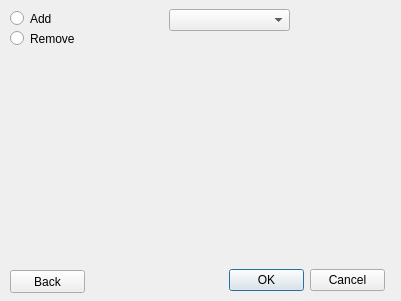
<?xml version="1.0" encoding="UTF-8"?>
<ui version="4.0">
 <class>addRemove</class>
 <widget class="QWidget" name="addRemove">
  <property name="geometry">
   <rect>
    <x>0</x>
    <y>0</y>
    <width>401</width>
    <height>301</height>
   </rect>
  </property>
  <property name="windowTitle">
   <string>addRemove</string>
  </property>
  <widget class="QRadioButton" name="radioAdd">
   <property name="geometry">
    <rect>
     <x>10</x>
     <y>10</y>
     <width>82</width>
     <height>17</height>
    </rect>
   </property>
   <property name="text">
    <string>Add</string>
   </property>
  </widget>
  <widget class="QRadioButton" name="radioRemove">
   <property name="geometry">
    <rect>
     <x>10</x>
     <y>30</y>
     <width>82</width>
     <height>17</height>
    </rect>
   </property>
   <property name="text">
    <string>Remove</string>
   </property>
  </widget>
  <widget class="QStackedWidget" name="stackedWidget">
   <property name="geometry">
    <rect>
     <x>79</x>
     <y>-1</y>
     <width>321</width>
     <height>301</height>
    </rect>
   </property>
   <property name="currentIndex">
    <number>2</number>
   </property>
   <widget class="QWidget" name="blank"/>
   <widget class="QWidget" name="remove">
    <widget class="QLabel" name="label">
     <property name="geometry">
      <rect>
       <x>30</x>
       <y>0</y>
       <width>61</width>
       <height>31</height>
      </rect>
     </property>
     <property name="text">
      <string>Shape ID</string>
     </property>
    </widget>
    <widget class="QDialogButtonBox" name="buttonBox">
     <property name="geometry">
      <rect>
       <x>150</x>
       <y>270</y>
       <width>156</width>
       <height>23</height>
      </rect>
     </property>
     <property name="standardButtons">
      <set>QDialogButtonBox::Cancel|QDialogButtonBox::Ok</set>
     </property>
    </widget>
    <widget class="QLabel" name="label_2">
     <property name="geometry">
      <rect>
       <x>190</x>
       <y>0</y>
       <width>61</width>
       <height>31</height>
      </rect>
     </property>
     <property name="text">
      <string>Shape Name</string>
     </property>
    </widget>
    <widget class="QListWidget" name="selectShape">
     <property name="geometry">
      <rect>
       <x>10</x>
       <y>30</y>
       <width>111</width>
       <height>231</height>
      </rect>
     </property>
    </widget>
    <widget class="QListWidget" name="shapeName">
     <property name="geometry">
      <rect>
       <x>135</x>
       <y>30</y>
       <width>171</width>
       <height>231</height>
      </rect>
     </property>
    </widget>
   </widget>
   <widget class="QWidget" name="add">
    <widget class="QComboBox" name="comboBox">
     <property name="geometry">
      <rect>
       <x>90</x>
       <y>10</y>
       <width>121</width>
       <height>22</height>
      </rect>
     </property>
     <item>
      <property name="text">
       <string/>
      </property>
     </item>
     <item>
      <property name="text">
       <string>ellipse</string>
      </property>
     </item>
     <item>
      <property name="text">
       <string>line</string>
      </property>
     </item>
     <item>
      <property name="text">
       <string>polygon</string>
      </property>
     </item>
     <item>
      <property name="text">
       <string>polyline</string>
      </property>
     </item>
     <item>
      <property name="text">
       <string>rectangle</string>
      </property>
     </item>
     <item>
      <property name="text">
       <string>text</string>
      </property>
     </item>
    </widget>
    <widget class="QStackedWidget" name="stackedWidget_2">
     <property name="geometry">
      <rect>
       <x>0</x>
       <y>40</y>
       <width>321</width>
       <height>221</height>
      </rect>
     </property>
     <property name="currentIndex">
      <number>0</number>
     </property>
     <widget class="QWidget" name="addBlank"/>
     <widget class="QWidget" name="ellipse">
      <widget class="QLabel" name="label_3">
       <property name="geometry">
        <rect>
         <x>110</x>
         <y>10</y>
         <width>51</width>
         <height>20</height>
        </rect>
       </property>
       <property name="text">
        <string>Ellipse</string>
       </property>
      </widget>
      <widget class="QLabel" name="label_4">
       <property name="geometry">
        <rect>
         <x>50</x>
         <y>40</y>
         <width>101</width>
         <height>16</height>
        </rect>
       </property>
       <property name="text">
        <string>Semi-major Axis</string>
       </property>
      </widget>
      <widget class="QLabel" name="label_5">
       <property name="geometry">
        <rect>
         <x>50</x>
         <y>80</y>
         <width>101</width>
         <height>16</height>
        </rect>
       </property>
       <property name="text">
        <string>Semi-minor Axis</string>
       </property>
      </widget>
      <widget class="QLineEdit" name="semiMajorAxis">
       <property name="geometry">
        <rect>
         <x>160</x>
         <y>40</y>
         <width>113</width>
         <height>20</height>
        </rect>
       </property>
      </widget>
      <widget class="QLineEdit" name="semiMinorAxis">
       <property name="geometry">
        <rect>
         <x>160</x>
         <y>80</y>
         <width>113</width>
         <height>20</height>
        </rect>
       </property>
      </widget>
     </widget>
     <widget class="QWidget" name="line">
      <widget class="QLabel" name="label_6">
       <property name="geometry">
        <rect>
         <x>140</x>
         <y>10</y>
         <width>47</width>
         <height>13</height>
        </rect>
       </property>
       <property name="text">
        <string>Line</string>
       </property>
      </widget>
      <widget class="QLabel" name="label_7">
       <property name="geometry">
        <rect>
         <x>50</x>
         <y>40</y>
         <width>47</width>
         <height>21</height>
        </rect>
       </property>
       <property name="text">
        <string>X1</string>
       </property>
      </widget>
      <widget class="QLabel" name="label_8">
       <property name="geometry">
        <rect>
         <x>50</x>
         <y>160</y>
         <width>47</width>
         <height>21</height>
        </rect>
       </property>
       <property name="text">
        <string>Y2</string>
       </property>
      </widget>
      <widget class="QLabel" name="label_9">
       <property name="geometry">
        <rect>
         <x>50</x>
         <y>80</y>
         <width>47</width>
         <height>21</height>
        </rect>
       </property>
       <property name="text">
        <string>Y1</string>
       </property>
      </widget>
      <widget class="QLabel" name="label_10">
       <property name="geometry">
        <rect>
         <x>50</x>
         <y>120</y>
         <width>47</width>
         <height>21</height>
        </rect>
       </property>
       <property name="text">
        <string>X2</string>
       </property>
      </widget>
      <widget class="QLineEdit" name="lineX1">
       <property name="geometry">
        <rect>
         <x>120</x>
         <y>40</y>
         <width>113</width>
         <height>20</height>
        </rect>
       </property>
      </widget>
      <widget class="QLineEdit" name="lineY1">
       <property name="geometry">
        <rect>
         <x>120</x>
         <y>80</y>
         <width>113</width>
         <height>20</height>
        </rect>
       </property>
      </widget>
      <widget class="QLineEdit" name="lineX2">
       <property name="geometry">
        <rect>
         <x>120</x>
         <y>120</y>
         <width>113</width>
         <height>20</height>
        </rect>
       </property>
      </widget>
      <widget class="QLineEdit" name="lineY2">
       <property name="geometry">
        <rect>
         <x>120</x>
         <y>160</y>
         <width>113</width>
         <height>20</height>
        </rect>
       </property>
      </widget>
     </widget>
     <widget class="QWidget" name="polygon"/>
     <widget class="QWidget" name="polyline"/>
     <widget class="QWidget" name="text">
      <widget class="QLabel" name="label_14">
       <property name="geometry">
        <rect>
         <x>140</x>
         <y>10</y>
         <width>47</width>
         <height>13</height>
        </rect>
       </property>
       <property name="text">
        <string>Text</string>
       </property>
      </widget>
      <widget class="QLineEdit" name="textString">
       <property name="geometry">
        <rect>
         <x>130</x>
         <y>40</y>
         <width>113</width>
         <height>20</height>
        </rect>
       </property>
      </widget>
      <widget class="QLineEdit" name="textLength">
       <property name="geometry">
        <rect>
         <x>130</x>
         <y>160</y>
         <width>113</width>
         <height>20</height>
        </rect>
       </property>
      </widget>
      <widget class="QLineEdit" name="textWidth">
       <property name="geometry">
        <rect>
         <x>130</x>
         <y>200</y>
         <width>113</width>
         <height>20</height>
        </rect>
       </property>
      </widget>
      <widget class="QLabel" name="label_15">
       <property name="geometry">
        <rect>
         <x>40</x>
         <y>40</y>
         <width>47</width>
         <height>21</height>
        </rect>
       </property>
       <property name="text">
        <string>Text</string>
       </property>
      </widget>
      <widget class="QLabel" name="label_16">
       <property name="geometry">
        <rect>
         <x>40</x>
         <y>160</y>
         <width>47</width>
         <height>21</height>
        </rect>
       </property>
       <property name="text">
        <string>Length</string>
       </property>
      </widget>
      <widget class="QLabel" name="label_17">
       <property name="geometry">
        <rect>
         <x>40</x>
         <y>200</y>
         <width>47</width>
         <height>21</height>
        </rect>
       </property>
       <property name="text">
        <string>Width</string>
       </property>
      </widget>
      <widget class="QLineEdit" name="textX">
       <property name="geometry">
        <rect>
         <x>130</x>
         <y>80</y>
         <width>113</width>
         <height>20</height>
        </rect>
       </property>
      </widget>
      <widget class="QLineEdit" name="textY">
       <property name="geometry">
        <rect>
         <x>130</x>
         <y>120</y>
         <width>113</width>
         <height>20</height>
        </rect>
       </property>
      </widget>
      <widget class="QLabel" name="label_18">
       <property name="geometry">
        <rect>
         <x>40</x>
         <y>82</y>
         <width>47</width>
         <height>21</height>
        </rect>
       </property>
       <property name="text">
        <string>X</string>
       </property>
      </widget>
      <widget class="QLabel" name="label_19">
       <property name="geometry">
        <rect>
         <x>40</x>
         <y>120</y>
         <width>47</width>
         <height>21</height>
        </rect>
       </property>
       <property name="text">
        <string>Y</string>
       </property>
      </widget>
     </widget>
     <widget class="QWidget" name="rectangle">
      <widget class="QLabel" name="label_11">
       <property name="geometry">
        <rect>
         <x>130</x>
         <y>10</y>
         <width>47</width>
         <height>13</height>
        </rect>
       </property>
       <property name="text">
        <string>rectangle</string>
       </property>
      </widget>
      <widget class="QLineEdit" name="rectLength">
       <property name="geometry">
        <rect>
         <x>120</x>
         <y>40</y>
         <width>113</width>
         <height>20</height>
        </rect>
       </property>
      </widget>
      <widget class="QLineEdit" name="rectWidth">
       <property name="geometry">
        <rect>
         <x>120</x>
         <y>80</y>
         <width>113</width>
         <height>20</height>
        </rect>
       </property>
      </widget>
      <widget class="QLabel" name="label_12">
       <property name="geometry">
        <rect>
         <x>30</x>
         <y>40</y>
         <width>47</width>
         <height>21</height>
        </rect>
       </property>
       <property name="text">
        <string>Length</string>
       </property>
      </widget>
      <widget class="QLabel" name="label_13">
       <property name="geometry">
        <rect>
         <x>30</x>
         <y>80</y>
         <width>47</width>
         <height>21</height>
        </rect>
       </property>
       <property name="text">
        <string>Width</string>
       </property>
      </widget>
     </widget>
    </widget>
    <widget class="QDialogButtonBox" name="confirmAdd">
     <property name="geometry">
      <rect>
       <x>150</x>
       <y>270</y>
       <width>156</width>
       <height>23</height>
      </rect>
     </property>
     <property name="standardButtons">
      <set>QDialogButtonBox::Cancel|QDialogButtonBox::Ok</set>
     </property>
    </widget>
   </widget>
  </widget>
  <widget class="QPushButton" name="Back">
   <property name="geometry">
    <rect>
     <x>10</x>
     <y>270</y>
     <width>75</width>
     <height>23</height>
    </rect>
   </property>
   <property name="text">
    <string>Back</string>
   </property>
  </widget>
 </widget>
 <layoutdefault spacing="6" margin="11"/>
 <resources/>
 <connections/>
</ui>
